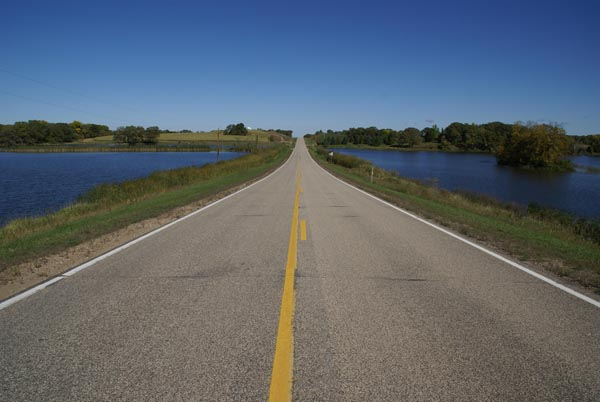
#> input picture hw4/road3.jpeg, 600 x 402 px
$ python hw4.py
#> lines starting #> are read from the running program, lines starting #| are printed output that depends on the picture; after the words box and inside, x2 and y2 are one past the last pixel; in counts of white or black regions, pixels touching at a corner belong together
import numpy as np
import cv2
import random

img = cv2.imread('road3.jpeg')
#> img is the input picture: shape (402, 600, 3); mean B, G, R 109.9, 101, 92.3
gray = cv2.cvtColor(img,cv2.COLOR_BGR2GRAY)
ret, thresh = cv2.threshold(gray,0,255,cv2.THRESH_TRIANGLE )
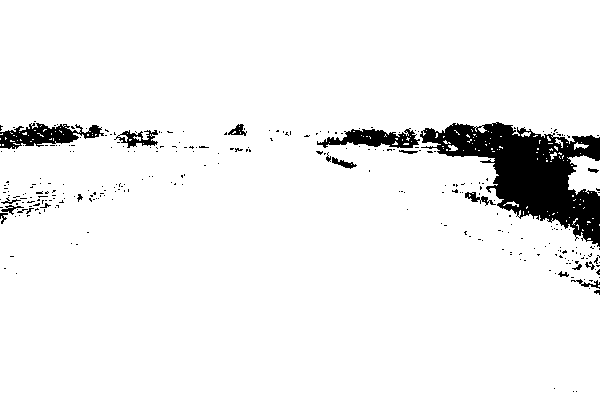
#> thresh: shape (402, 600); 94% white; 293 black regions (274 under 20 px), largest, box (x1, y1, x2, y2) and area: (420, 122, 600, 247) 9816, (0, 123, 104, 149) 1397, (317, 128, 420, 148) 1118
#> ret = 48

# noise removal
kernel = np.ones((3,3),np.uint8)
opening = cv2.morphologyEx(thresh,cv2.MORPH_OPEN,kernel, iterations = 2)
#> opening: shape (402, 600); 92.5% white; 86 black regions (71 under 20 px), largest, box (x1, y1, x2, y2) and area: (317, 122, 600, 250) 13103, (0, 121, 164, 152) 2502, (0, 181, 56, 224) 973
# sure background area
sure_bg = cv2.dilate(opening,kernel,iterations=3)
#> sure_bg: shape (402, 600); 95.1% white; 10 black regions (3 under 20 px), largest, box (x1, y1, x2, y2) and area: (330, 126, 600, 244) 10013, (0, 126, 103, 146) 1048, (0, 199, 23, 219) 231
# Finding sure foreground area
dist_transform = cv2.distanceTransform(opening,cv2.DIST_L2,5)
ret, sure_fg = cv2.threshold(dist_transform,0.3*dist_transform.max(),255,0)
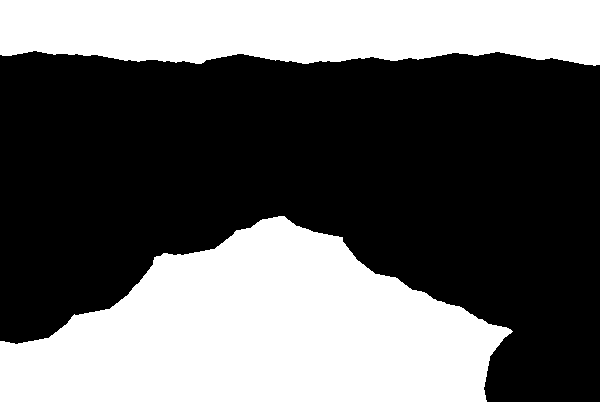
#> sure_fg: shape (402, 600) float32; 39.9% white; 2 white regions, box (x1, y1, x2, y2) and area: (0, 216, 513, 402) 61275, (0, 0, 600, 66) 34959
#> ret = 70.36
cv2.imshow("sure_fg",sure_fg)
# Finding unknown region
sure_fg = np.uint8(sure_fg)
unknown = cv2.subtract(sure_bg,sure_fg)
#> unknown: shape (402, 600); 55.2% white; 12 black regions (3 under 20 px), largest, box (x1, y1, x2, y2) and area: (0, 216, 513, 402) 61275, (0, 0, 600, 66) 34959, (330, 126, 600, 244) 10013

# Marker labelling
ret, markers = cv2.connectedComponents(sure_fg)
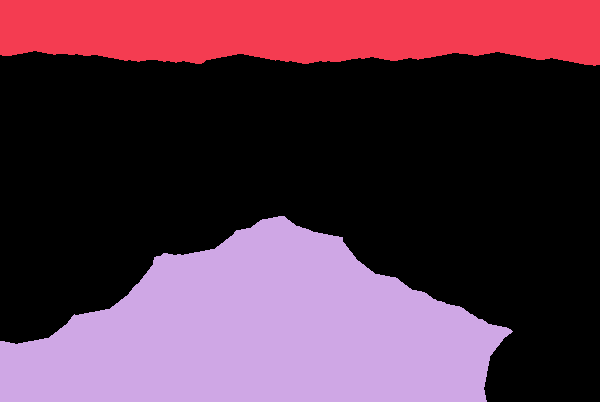
#> markers: shape (402, 600) int32; 3 distinct labels, from 0 to 2; one colour per label, 0 black
#> ret = 3
# Add one to all labels so that sure background is not 0, but 1
markers = markers+1
#> markers: shape (402, 600) int32; 3 distinct labels, from 1 to 3
# Now, mark the region of unknown with zero
markers[unknown==255] = 0
#> markers: shape (402, 600) int32; 4 distinct labels, from 0 to 3

markers = cv2.watershed(img,markers)
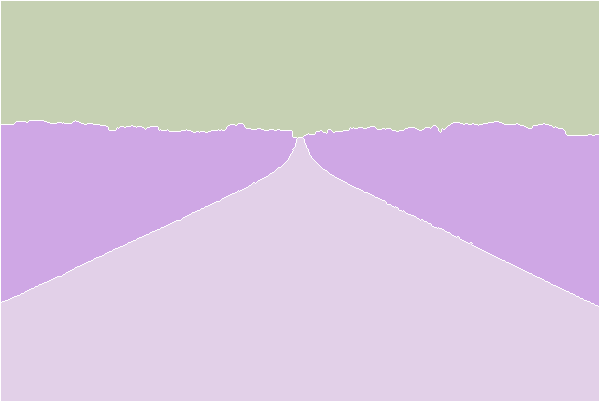
#> markers: shape (402, 600) int32; 4 distinct labels, from -1 to 3; one colour per label, 0 black, -1 white
img[markers == -1] = [255,0,0]
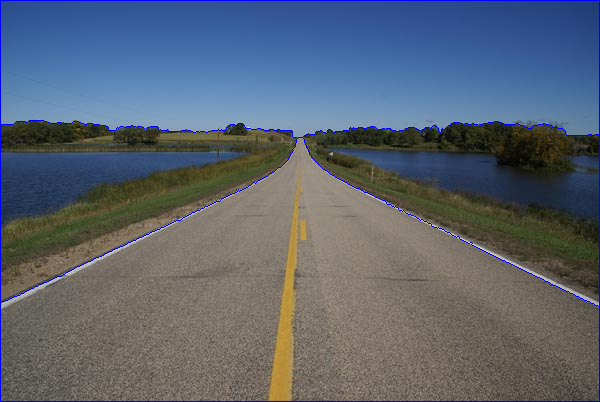
#> img: shape (402, 600, 3); 1.34% of pixels changed, all inside (x1, y1, x2, y2) = (0, 0, 600, 402)

target = np.zeros(img.shape,np.uint8)
labels = np.unique(markers)
#> labels = [-1, 1, 2, 3]
for label in labels:
	if label == -1:
		continue
	target[markers == label] = (random.randint(0,255),random.randint(0,255),random.randint(0,255))
#> this loop made 4 passes
#> label on pass 1: -1
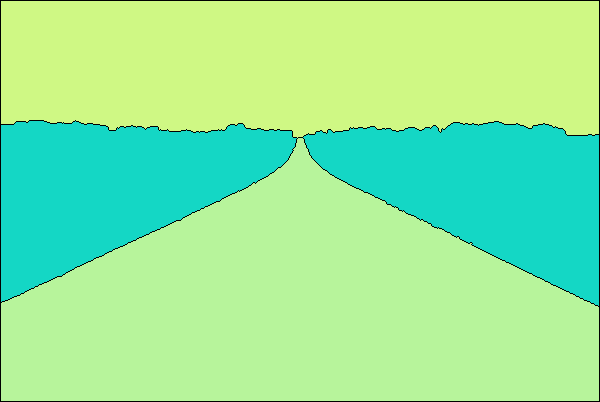
#> target: shape (402, 600, 3); mean of channels 0, 1, 2 156.5, 234.5, 146.2; drawn as B, G, R

cv2.imshow("As",img)
a = cv2.add(img,target)
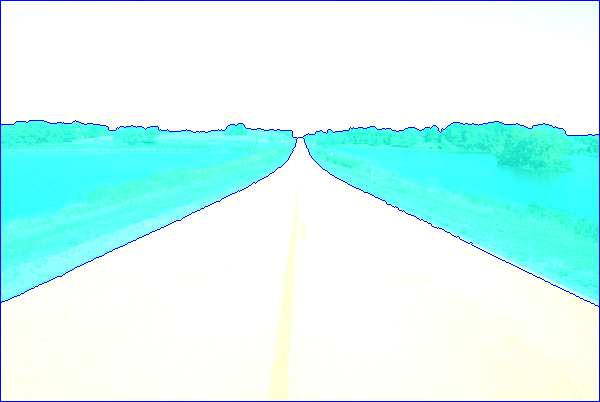
#> a: shape (402, 600, 3); mean B, G, R 249.2, 251.3, 207
cv2.imshow("ASS",a)
cv2.imshow("Ans",target)
# [4 lines of commented-out code are left out]
cv2.waitKey(0)

$ run again, with hw4/road1.jpeg copied over hw4/road3.jpeg
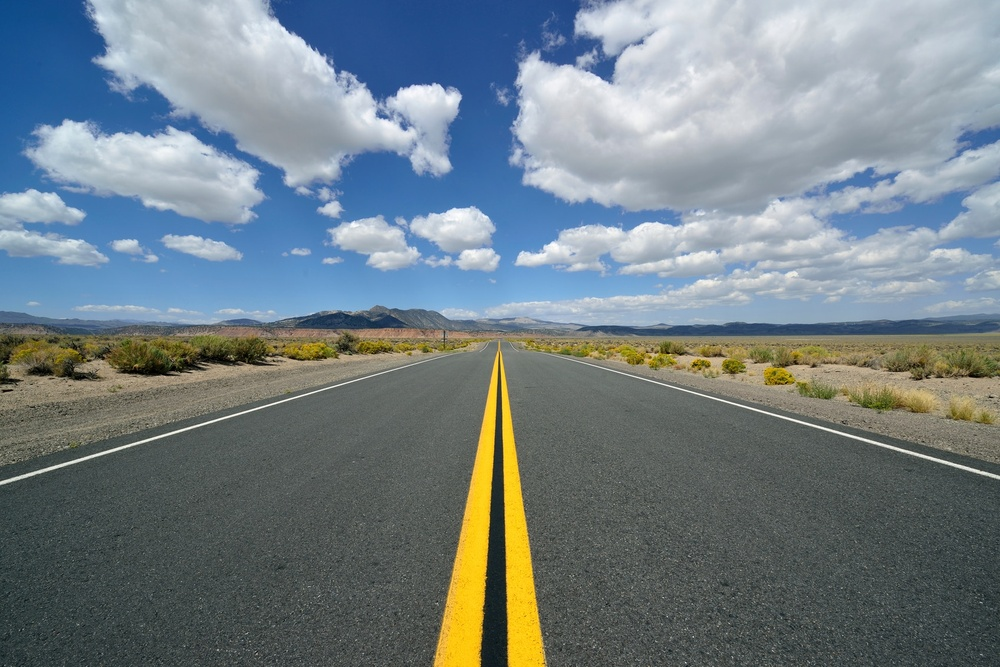
#> input picture hw4/road1.jpeg, 1000 x 667 px, shrunk from 1696 x 1131 before the run
#> img is the input picture: shape (667, 1000, 3); mean B, G, R 133.6, 127.8, 115.2
#> `ret, thresh = cv2.threshold(gray,0,255,cv2.THRESH_TRIANGLE )`:
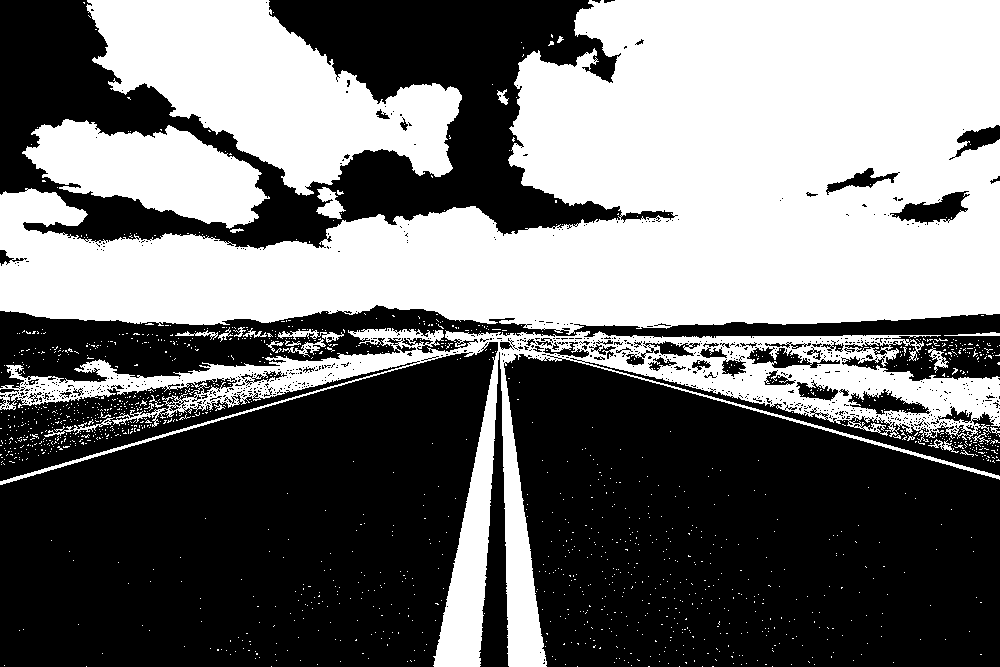
#> thresh: shape (667, 1000); 44.9% white; 1477 white regions (1447 under 20 px), largest, box (x1, y1, x2, y2) and area: (0, 0, 1000, 335) 192836, (0, 328, 1000, 667) 47955, (86, 0, 462, 196) 37679
#> `ret, thresh = cv2.threshold(gray,0,255,cv2.THRESH_TRIANGLE )`: ret = 123
#> opening: shape (667, 1000); 41.4% white; 70 white regions, largest, box (x1, y1, x2, y2) and area: (0, 0, 1000, 330) 191296, (88, 0, 462, 195) 37211, (26, 120, 265, 228) 15229
#> sure_bg: shape (667, 1000); 46.7% white; 18 white regions, largest, box (x1, y1, x2, y2) and area: (0, 0, 1000, 342) 261670, (431, 346, 549, 667) 18414, (582, 333, 1000, 426) 18075
#> sure_fg: shape (667, 1000) float32; 7.4% white; 5 white regions, box (x1, y1, x2, y2) and area: (573, 0, 1000, 196) 42369, (145, 0, 296, 116) 4133, (687, 224, 846, 272) 2506, (988, 253, 1000, 262) 49, (851, 266, 872, 269) 27
#> `ret, sure_fg = cv2.threshold(dist_transform,0.3*dist_transform.max(),2..`: ret = 53.59
#> unknown: shape (667, 1000); 39.4% white; 18 white regions, largest, box (x1, y1, x2, y2) and area: (0, 0, 1000, 342) 212586, (431, 346, 549, 667) 18414, (582, 333, 1000, 426) 18075
#> `ret, markers = cv2.connectedComponents(sure_fg)`: ret = 6
#> img: shape (667, 1000, 3); 1.08% of pixels changed, all inside (x1, y1, x2, y2) = (0, 0, 1000, 667)
#> labels = [-1, 1, 2, 3, 4, 5, 6]
#> the loop `for label in labels:` made 7 passes
#> label on pass 1: -1
#> `a = cv2.add(img,target)`:
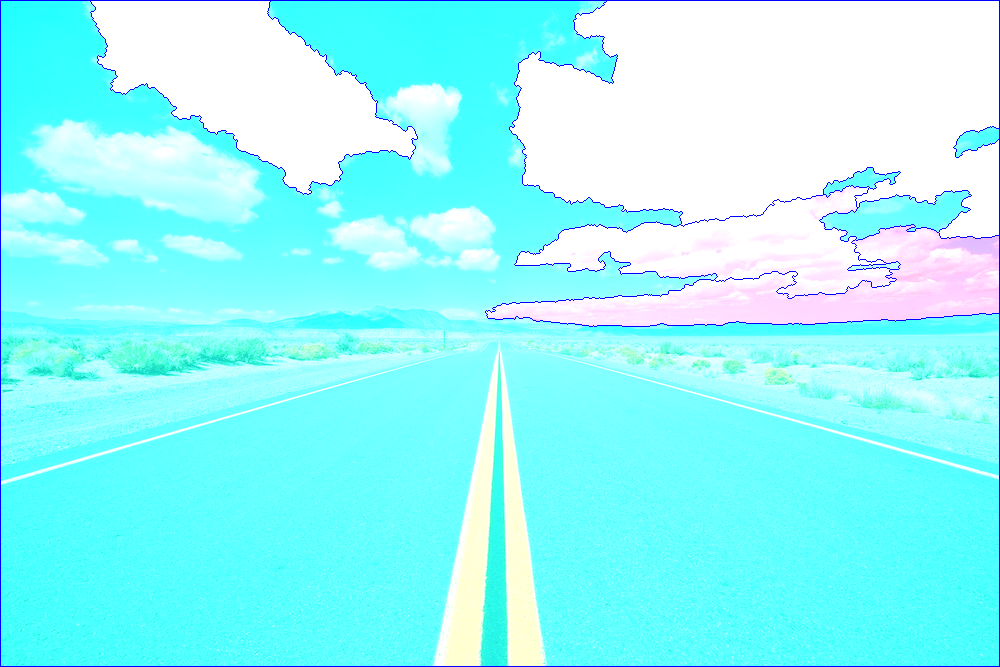
#> a: shape (667, 1000, 3); mean B, G, R 253.5, 251, 148.2

$ run again, with hw4/road5.jpeg copied over hw4/road3.jpeg
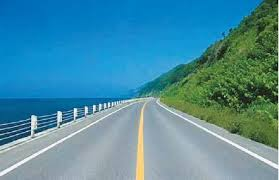
#> input picture hw4/road5.jpeg, 279 x 180 px
#> img is the input picture: shape (180, 279, 3); mean B, G, R 160.1, 140.5, 75.5
#> thresh: shape (180, 279); 33.6% white; 146 white regions (144 under 20 px), largest, box (x1, y1, x2, y2) and area: (0, 0, 279, 180) 16503, (152, 66, 172, 80) 44
#> `ret, thresh = cv2.threshold(gray,0,255,cv2.THRESH_TRIANGLE )`: ret = 141
#> opening: shape (180, 279); 31.7% white; 4 white regions, box (x1, y1, x2, y2) and area: (0, 97, 279, 180) 15747, (31, 116, 37, 129) 78, (57, 112, 62, 122) 50, (130, 99, 136, 104) 30
#> sure_bg: shape (180, 279); 34.8% white; 1 white region, box (x1, y1, x2, y2) and area: (0, 94, 279, 180) 17473
#> sure_fg: shape (180, 279) float32; 14% white; 1 white region, box (x1, y1, x2, y2) and area: (35, 128, 240, 180) 7054
#> `ret, sure_fg = cv2.threshold(dist_transform,0.3*dist_transform.max(),2..`: ret = 20.39
#> unknown: shape (180, 279); 20.7% white; 1 white region, box (x1, y1, x2, y2) and area: (0, 94, 279, 180) 10419
#> `ret, markers = cv2.connectedComponents(sure_fg)`: ret = 2
#> img: shape (180, 279, 3); 2.48% of pixels changed, all inside (x1, y1, x2, y2) = (0, 0, 279, 180)
#> labels = [-1, 1, 2]
#> the loop `for label in labels:` made 3 passes
#> label on pass 1: -1
#> `a = cv2.add(img,target)`:
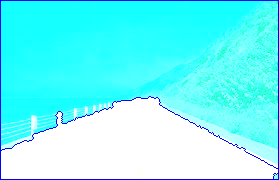
#> a: shape (180, 279, 3); mean B, G, R 253.2, 248.7, 114.6
